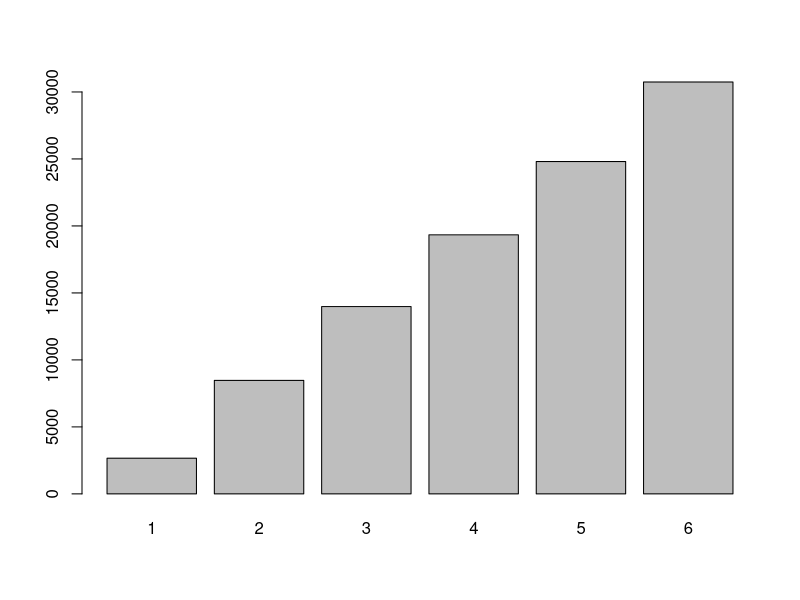
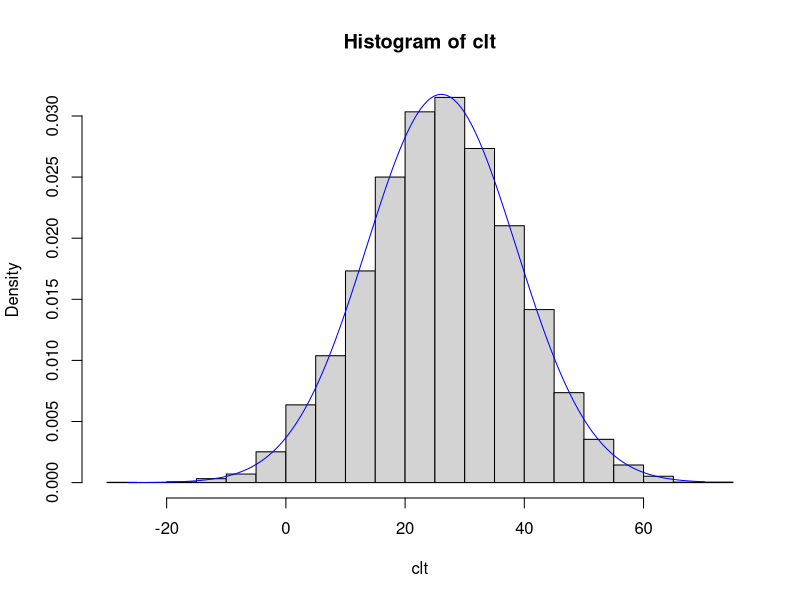
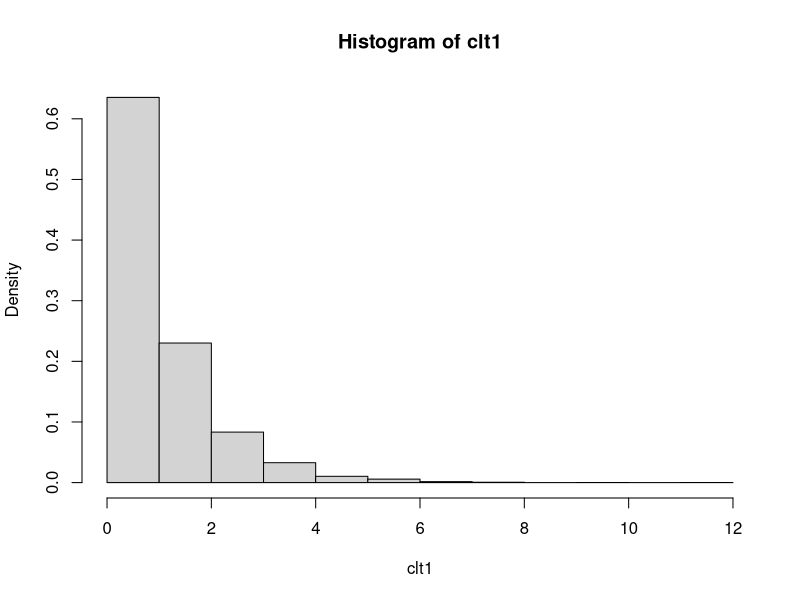
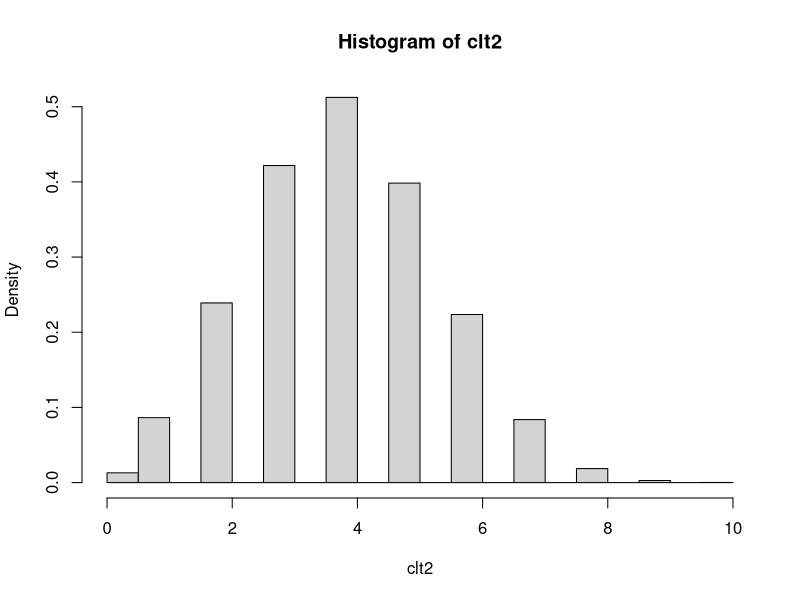
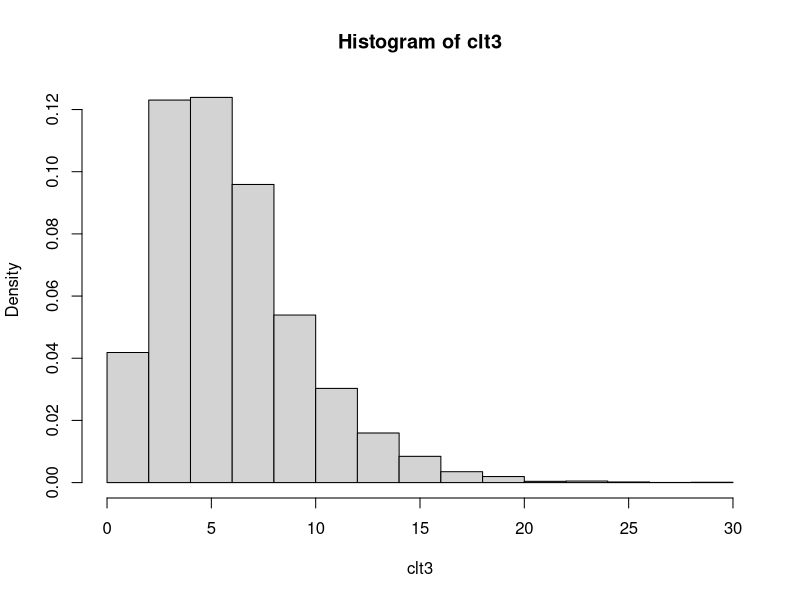
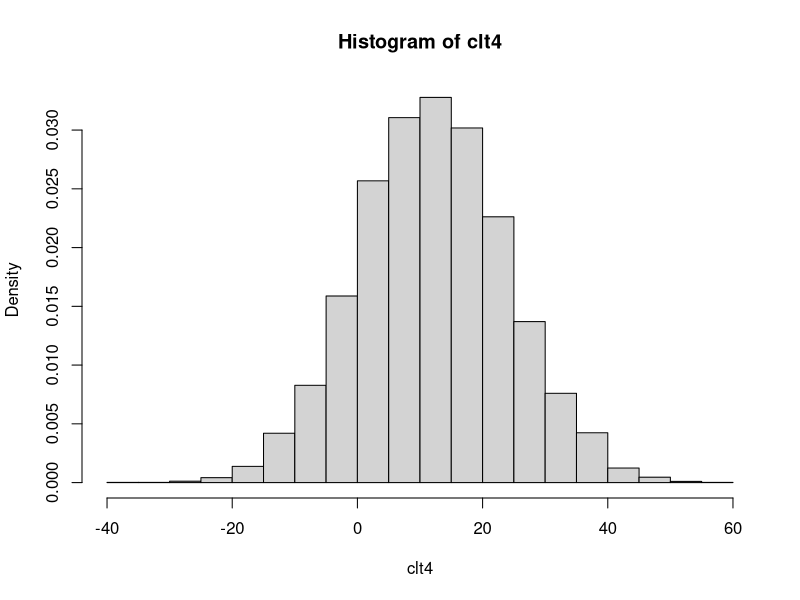
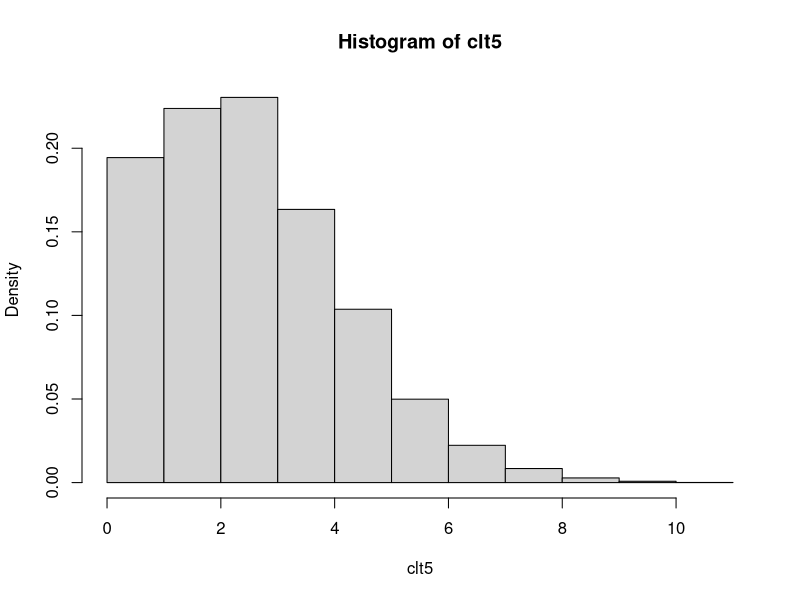
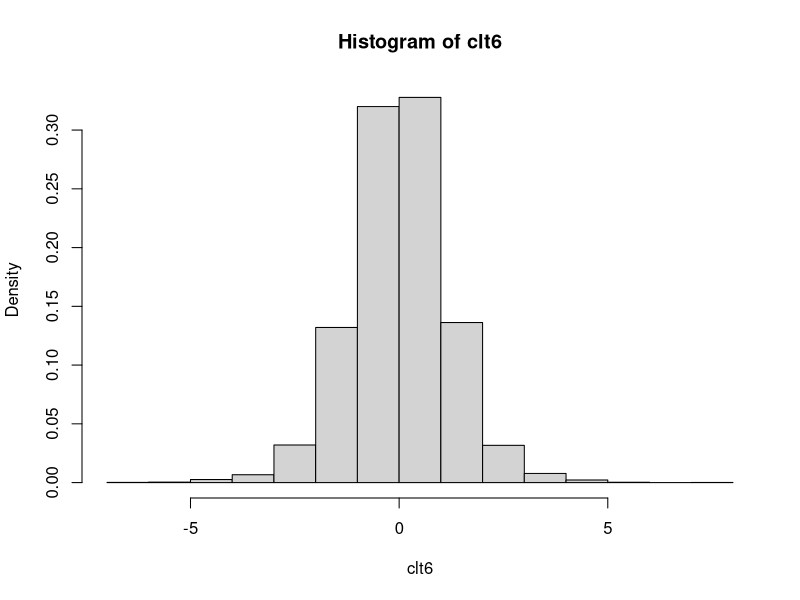

Here is the R script that generated these plots, in order:
## ---- chunk 1
library(tidyverse)
## ---- chunk 2
data()
## ---- chunk 3
sample(5) #sample without replacement

# or generate a random permutation of a vector:
dat <- c(10,12,18,16,18,9)
sample(dat)

# bootstrap resampling: sampling the same number of items WITH replacement. The bootstrap method is a resampling technique used to estimate statistics on a population by sampling a dataset with replacement. 
sample(dat, replace = TRUE) 

rm(dat)

sample(state.abb, size = 10)

# Using 1:6 and size=1, we can simulate the roll of a die:
sample(1:6, size=1)

# We can simulate the roll of a die 100 times by setting size=100 and
# replace=TRUE
sample(1:6, size=100, replace=TRUE)

# sample produces a vector, so we can manipulate it as we would any other 
# vector. For example, simulate a 100 die rolls and tally up the totals using
# table() and prop.table():
table(sample(1:6, size=100, replace=TRUE))
prop.table(table(sample(1:6, size=100, replace=TRUE)))

table(sample(state.abb, size = 1000, replace = TRUE))
prop.table(table(sample(state.abb, size = 1000, replace = TRUE)))

# using the forward-pipe operator: %>% 
library(magrittr)
sample(1:6, size=100, replace=TRUE) %>% table() %>% prop.table()

# Or simulate rolling two dice and summing the total:
sum(sample(1:6, size=2, replace=TRUE))

# same thing with %>% 
sample(6, size=2, replace=TRUE) %>% sum()

# simulate rolling two dice 100 times by updating the sample "space"
sample(2:12, size=100, replace=TRUE)

# proportion of "snake-eyes" in 1000 rolls
mean(sample(2:12, size = 1000, replace = TRUE) == 2)
## ---- chunk 4
# Roll 2 dice and keep the largest number, 10,000 times:
rolls <- replicate(n=1e5, expr = max(sample(1:6, size=2, replace=TRUE)))
# calculate proportions:
prop.table(table(rolls))

barplot(table(rolls))

rm(rolls)
## ---- chunk 5
flips <- sample(c("H","T"), 1000, replace=TRUE, prob = c(0.35,0.65))
prop.table(table(flips))

rm(flips)

## ---- chunk 6
uva <- c(11632, 10353) # female, male
round(uva/sum(uva),2)
## ---- chunk 7
students <- sample(c("female","male"), 500, replace=TRUE, prob = c(0.53, 0.47))
prop.table(table(students))

rm(students, uva)
## ---- chunk 8
train <- sample(nrow(iris), size= nrow(iris)/2)

# train is a random sample of numbers from 1 - 365. We can treat these like row numbers.

irisTrain <- iris[train,]
irisTest <- iris[-train,]
# confirm no intersection
dplyr::intersect(irisTrain, irisTest) 

rm(train, irisTest, irisTrain)
## ---- chunk 9
rep(c("M","F"), each=10)
rep(c("M","F"), times=10)
rep(c("M","F"), length.out = 15)
# or just length, for short
rep(c("M","F"), length = 15)
# Notice that all these generated a character vector. To use as a "factor", we would need to wrap it in the factor() function.
factor(rep(c("M","F"), each=10))

# A function specifically for creating factors is the gl() function. gl = 
# "generate levels". Below we generate a factor with 2 levels of 10 each and 
# labels of "M" and "F". Notice the result is a factor.
gl(n = 2, k = 10, labels = c("M","F"))

# A more common occurence is combinations of fixed levels, say gender, 
# education, and status. A function that helps create every combination of 
# levels is expand.grid(). Below we generate every combination of the levels 
# provided for gender, education, and status. Notice the first factors vary
# fastest.
expand.grid(gender=c("M","F"), 
            education=c("HS","College","Advanced"), 
            status=c("Single","Married","Divorced","Widowed"))

# Notice that creates a data frame that we can save:
DF <- expand.grid(gender=c("M","F"), 
            education=c("HS","College","Advanced"), 
            status=c("Single","Married","Divorced","Widowed"))
class(DF)

rm(DF)
## ---- chunk 10
schedule <- expand.grid(thrower=c("Clay","Rod","Kevin"),
            paper=c("18", "20", "24"),
            design=c("a","b","c"),
            rep=1:8)

# Randomize and drop the rep column. The sample(nrow(schedule)) code scrambles the numbers 1 through 216, which I then use to randomly shuffle the schedule of throws.
k <- sample(nrow(schedule))
schedule <- schedule[k,1:3]
head(schedule, n = 10)

# output to csv file for logging "distance flown" data
write.csv(schedule, file="throwLog.csv", row.names=FALSE)

rm(k, schedule)
## ---- chunk 11
# The seq() function allows you to generate sequences of numbers:
seq(from = 0, to = 10, by = 2)

seq(0, 10, 0.2)

# Go backwards
seq(1000, 0, -100)

# The seq() function has a length.out argument that allows you to specify the
# size of the vector you want to create. It automatically calculates the
# increment. We usually just abbreviate to length
seq(1, 10, length = 30)

# The colon operator(:) also allows you to generate regular sequences in steps
# of 1.
1:10

10:-10 # reverse direction

# When used with factors, the colon operator generates an interaction factor:
f1 <- gl(n = 2, k = 3); f1

f2 <- gl(n = 3, k = 2, labels = c("a","b","c")); f2

f1:f2

rm(f1,f2)
## ---- chunk 12
seq_along(100:120)
seq_along(state.abb)

seq_len(12)
## ---- chunk 13
# 10 random draws from N(100,5)
rnorm(n = 10, mean = 100, sd = 5)
## ---- chunk 14
# 10 random draws from b(1,0.5)
# AKA, 10 coin flips (size is the number of trials)
rbinom(n = 10, size = 1, prob = 0.5)

# 10 random draws from b(1,0.8)
# AKA, 10 coin flips with a coin loaded Heads (or Tails) 80% of time
rbinom(n = 10, size = 1, prob = 0.8)

# 10 random draws from b(10,0.5)
# AKA, 10 results of 10 coin flips
rbinom(n = 10, size = 10, prob = 0.5)

# We can use a binomial distribution to simulate dichotmous answers such as 
# Yes/No or success/fail. Simulate a vector of responses where respondents are 65% likely to say Yes (1) versus No (0)
rbinom(n = 10, size = 1, prob = 0.65)

# could also just use sample
sample(c("Y","N"), size = 10, replace = TRUE, prob = c(.65, .35))
## ---- chunk 15
# 10 random draws from a uniform distribution u(0,100)
runif(10,0,100)

# A uniform distribution can be good for random sampling. Let's say we want to sample about 10% of iris data:
k <- runif(nrow(iris),0,1) # [0,1] interval is default
sbSamp <- iris[k < 0.1, ] # sample about 10% of rows
dim(sbSamp)

# dplyr does this as well without the need for runif; and it's precise in its
# sampling fraction.
sbSamp <- dplyr::sample_frac(iris, 0.1) # sample exactly 10% of rows
dim(sbSamp)

rm(sbSamp, k)
## ---- chunk 16
# alternating random values from N(10,4) and N(100,40)
rnorm(10, mean = c(2,100),sd = c(2,40))

# 30 random draws, 10 each from N(10,4), N(90,4) and N(400,4)
rnorm(30, mean = rep(c(10,90,400),each=10), sd = 4)

# 100 random draws, 50 each from b(5,0.5) and b(50,0.5)
rbinom(n = 100, size = rep(c(5,50),each=50), prob = 0.5)

# Combined with matrix(), one can generate "multiple" random samples from a 
# distribution. For example, draw 5 random samples of size 10 from a N(10,1):
matrix(rnorm(10*5,10,1),ncol=5)
## ---- chunk 17
trtmt <- sample(c("Treated","Untreated"), size = 20, replace = TRUE)
ifelse(trtmt=="Treated", yes = rnorm(20, 10, 1), no = rnorm(20, 20, 1))
## ---- chunk 18
# What about more than two groups?
n <- 200
trtmt <- sample(LETTERS[1:6], size = n, replace = TRUE)

# Say we want to generate differnt Normal data for each group. One way is to do a for-loop with multiple if statements:

val <- numeric(n) # empty vector
for(i in seq_along(trtmt)){
  if(trtmt[i]=="A") val[i] <- rnorm(1, 10, 2)
  else if(trtmt[i]=="B") val[i] <- rnorm(1, 20, 4) 
  else if(trtmt[i]=="C") val[i] <- rnorm(1, 30, 6) 
  else if(trtmt[i]=="D") val[i] <- rnorm(1, 40, 8) 
  else if(trtmt[i]=="E") val[i] <- rnorm(1, 50, 10) 
  else val[i] <- rnorm(1, 60, 12) 
}
val
## ---- chunk 19
dat <- data.frame(g=LETTERS[1:6],mean=seq(10,60,10),sd=seq(2,12,2))

dat
## ---- chunk 20
iris[c(1,1,1,1,1),]
## ---- chunk 21
n <- 200
k <- sample(1:6, n, replace = TRUE)
dat <- dat[k,]

str(dat)

# Now generate our data for each group using ONE call to rnorm.
dat$vals <- rnorm(n, mean=dat$mean, sd=dat$sd)
head(dat)
## ---- chunk 22
# sum 6 values from 6 different distributions (sample size = 6)
n <- 1e4 # simulate 1000 times
clt  <- rexp(n, rate = 1) + rbinom(n,10,0.4) + rchisq(n,df = 6) + 
  rnorm(n, 12, 12) + rpois(n, lambda = 3) + rt(n, df = 7)
hist(clt, freq=FALSE)

# overlay a normal density curve
X <- seq(min(clt),max(clt),length = 500)       # x
Y <- dnorm(X, mean = mean(clt), sd = sd(clt))  # f(x) = dnorm
lines(X,Y,type = "l", col="blue") # plot (x,y) coordinates as a "blue" line ("l")

rm(X, Y, clt)
## ---- chunk 23
clt1  <- rexp(n, rate = 1)
hist(clt1, freq=FALSE)

clt2  <- rbinom(n,10,0.4)
hist(clt2, freq=FALSE)

clt3  <- rchisq(n,df = 6)
hist(clt3, freq=FALSE)

clt4  <-rnorm(n, 12, 12) 
hist(clt4, freq=FALSE)

clt5  <- rpois(n, lambda = 3)
hist(clt5, freq=FALSE)

clt6  <- rt(n, df = 7)
hist(clt6, freq=FALSE)

# All of this base R graphing is clunky and doesn't lend itself to modification as well as ggplot() figures.

library(tidyverse)
df <- data.frame(clt1, clt2, clt3, clt4, clt5, clt6)

df %>% ggplot(aes(clt3)) +
  geom_histogram(bins = 30)

df %>% 
  ggplot(aes(clt3)) +
  geom_density()
## ---- chunk 24
set.seed(1)
df1 <- data.frame(PF = 10*rnorm(1000))
ggplot(df1, aes(x = PF)) + 
    geom_histogram(aes(y =..density..),
                   breaks = seq(-40, 40, by = 5), 
                   colour = "black", 
                   fill = "white") +
stat_function(fun = dnorm, args = list(mean = mean(df1$PF), sd = sd(df1$PF)), color = "blue") 
## ---- chunk 25
ggplot(df, aes(x = clt3)) + 
    geom_histogram(aes(y =..density..),
                   breaks = seq(0, 30, by = 1), 
                   colour = "black", 
                   fill = "white") +
stat_function(fun = dchisq, args = list(df = 6), color = "blue") + 
  labs(title = "chi-squared distribution")
## ---- chunk 26
ggplot(df, aes(x = clt1)) + 
    geom_histogram(aes(y =..density..),
                   breaks = seq(0, 8, by = .5), 
                   colour = "black", 
                   fill = "white") +
stat_function(fun = dexp, args = list(rate = 1), color = "blue") + 
  labs(title = "exponential distribution")
## ---- chunk 27
summarized <- crossing(people = seq(2, 50, 2),
                       trial = 1:100) %>%
  mutate(birthday = map(people, ~ sample(365, .x, replace = TRUE)),
         multiple = map_lgl(birthday, ~ any(duplicated(.x)))) %>%
  group_by(people) %>%
  summarize(chance = mean(multiple))

ggplot(summarized, aes(people, chance)) +
  geom_line() +
  scale_y_continuous(labels = scales::percent_format()) +
  labs(y = "Probability two have the same birthday")

# Checking the work with pbirthday function
summarized %>% 
  mutate(exact = map_dbl(people, pbirthday)) %>% 
  ggplot(aes(people, chance)) +
  geom_line() +
  geom_line(aes(y = exact), lty = 2, color = "blue") +
  scale_y_continuous(labels = scales::percent_format()) +
  labs(y = "Probability two have the same birthday")
